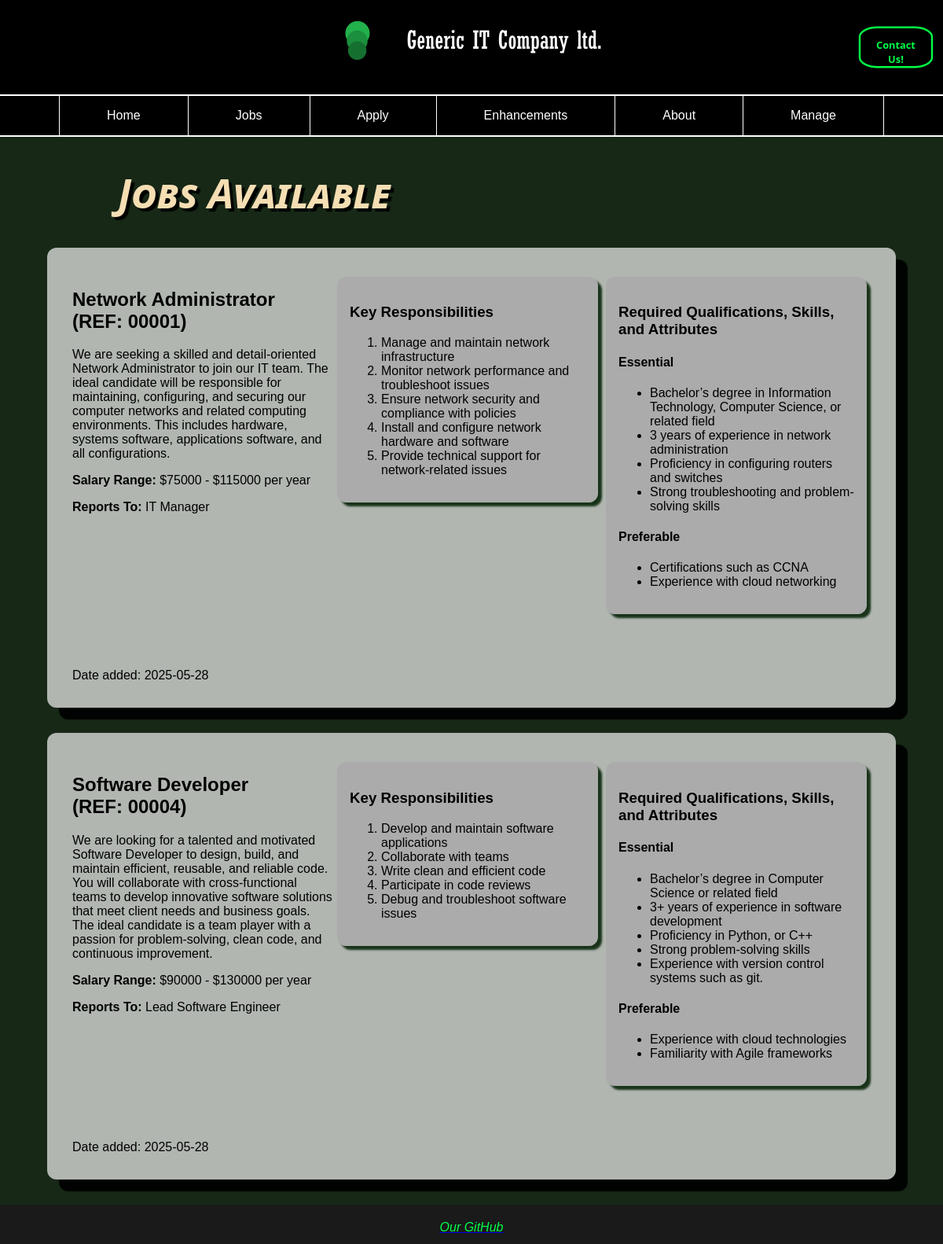
/jobs.php, run on the app's committed database.
### tables this page shows
CREATE TABLE `job_postings` (
  `id` int(11) NOT NULL,
  `title` varchar(30) DEFAULT NULL,
  `description` text DEFAULT NULL,
  `salary_lower` int(11) DEFAULT NULL,
  `salary_upper` int(11) DEFAULT NULL,
  `reports_to` varchar(100) DEFAULT NULL,
  `date_added` date DEFAULT curdate()
);

CREATE TABLE `responsibilities` (
  `id` int(11) NOT NULL,
  `job_id` int(11) NOT NULL,
  `description` text NOT NULL
);

### jobs.php (the view, shortened to what this page needs)
<!DOCTYPE html>
<html lang="en">
<head>
    <link rel="stylesheet" href="./styles/styles.css">
</head>
<body>
    <?php include 'header.inc'; ?>
    <h1 id="JobPostingTitle">Jobs Available</h1>
    <?php
require_once("settings.php");
if ($conn) {
    $query = "SELECT * FROM job_postings";
    $result = mysqli_query($conn, $query);
    if ($result) {
        while ($row = mysqli_fetch_assoc($result)) {
            echo "<section class='jobPosting'>";
            echo "<div class='contentHolder'>";
            echo "<div>";
            echo "<h2>" . $row['title'] . "<br>(REF: " . str_pad($row['id'], 5, '0', STR_PAD_LEFT) . ")</h2>";
            echo "<p>" . $row['description'] . "</p>";
            echo "<p><strong>Salary Range:</strong> $" . $row['salary_lower'] . " - $" . $row['salary_upper'] . " per year</p>";
            echo "<p><strong>Reports To:</strong> " . $row['reports_to'] . "</p>";
            echo "</div>";
            echo "<aside>";
                echo "<h3>Key Responsibilities</h3>";
                $query2 = "SELECT responsibilities.description FROM job_postings INNER JOIN responsibilities ON job_postings.id = responsibilities.job_id WHERE job_postings.id = " . $row['id'];
                $result2 = mysqli_query($conn, $query2);
                echo "<ol>";
                    while ($row2 = mysqli_fetch_assoc($result2)) {
                        echo "<li>" . $row2['description'] . "</li>";
                    }
                echo "</ol>";
            echo "</aside>";
            echo "<aside>";
                echo "<h3>Required Qualifications, Skills, and Attributes</h3>";
                $query2 = "SELECT skills.description FROM job_postings
                INNER JOIN skills ON job_postings.id = skills.job_id
                WHERE job_postings.id = " . $row['id'] . " AND skills.essential = TRUE";
                $result2 = mysqli_query($conn, $query2);
                echo "<h4>Essential</h4>";
                echo "<ul>";
                    while ($row2 = mysqli_fetch_assoc($result2)){
                        echo "<li>" . $row2['description'] . "</li>";
                    }
            echo "</ul>";
            echo "<h4>Preferable</h4>";
            echo "<ul>";
                $query3 = "SELECT skills.description FROM job_postings
                INNER JOIN skills ON job_postings.id = skills.job_id
                WHERE job_postings.id = " . $row['id'] . " AND skills.essential = FALSE";
                $result3 = mysqli_query($conn, $query3);
                while ($row3 = mysqli_fetch_assoc($result3)){
                    echo "<li>" . $row3['description'] . "</li>";
                }
            echo "</ul>";
        echo "</aside>";
        echo '</div>';
        echo "<p class='dateAdded'>Date added: " . $row['date_added'];
    echo "</section>";
        }
    } else {
        echo "<p>There are no jobs to display.</p>";
    }
} else {
    echo "<p>Unable to connect</p>";
}
?>
    <?php include 'footer.inc'; ?>
</body>
</html>

### header.inc
<header>
    <div id="navtop">
        <div id="navtopmiddle">
            <a href="index.php"><img id="logo" src="Images/GenericITCompanyLogo.png" alt="Generic IT Company Logo"></a>
        </div>
        <aside>
            <a href="mailto:info@genericitcompany.com.au" id="contactus"><p>Contact Us!</p></a>
        </aside>
    </div>
    <nav>
        <a id="homebutton" href="index.php"><p>Home</p></a>
        <a href="jobs.php"><p>Jobs</p></a>
        <a id="applybutton" href="apply.php"><p>Apply</p></a>
        <a href="enhancements.php"><p>Enhancements</p></a>
        <a href="about.php"><p>About</p></a>
        <a href="manage.php"><p>Manage</p></a>
    </nav>
</header>

### footer.inc
<footer>
    <a href="https://github.com/105930160/tim_tam_project" target="_blank"><p>Our GitHub</p></a>
</footer>

### styles/styles.css (style rules this page uses)
* { font-family: sans-serif; }
body { margin:0; }
header { background-color: black; }
#navtop { width: 100%; display: grid; grid-template-columns: minmax(0,16.66%) 66.6% 16.66%; }
#navtopmiddle, header aside { min-height: 100%; }
header aside { display: flex; justify-content: right; align-items: center; min-width: 16.66%; height: 120px; grid-column-start: 3; grid-row-start: 1; }
#navtopmiddle { display: flex; justify-content: center; min-width: 66.66%; grid-column-start: 2; grid-row-start: 1; }
#logo { justify-self: center; max-height: 100px; max-width: 400px; }
#contactus { height: 50%; width: 40%; border-radius: 25%; scale:0.8; padding: 0em 1em 0em 1em; border: 0.2em solid #00ff48; text-align: center; text-decoration: none; }
#contactus p { color: #00ff48; font-family: 'Segoe UI',Verdana, sans-serif; font-weight: bold; }
nav { border-top: 2px solid white; border-bottom: 2px solid white; display: flex; justify-content: center; align-content: center; width: 100%; margin-top: 0px; padding-left: 0px;; }
nav a { padding-right: 5%; padding-left: 5%; border-right: 1px solid white; color: white; text-decoration: none; }
#homebutton { border-left: 1px solid white }
footer { background-color: #1a1a1a; font-style: oblique; font-family: sans-serif; text-align: center; margin:0; padding:0; clear:both; min-height: 30px; padding: 15px; padding-bottom: 5px; }
footer a p { color: #00ff48; margin:0; margin-top: 5px; }
body { background-color: #172817; }
.jobPosting { background-color: #e2e2e2c2; margin: 2rem auto; border-radius: 12px; max-width: 90vw; display: flex; flex-direction: column; box-shadow: 15px 15px 1px rgb(0, 3, 1); }
.contentHolder { align-items: flex-start; justify-content: space-around; margin: 2rem; display: flex; }
.jobPosting aside { background-color: #a8a8a8b8; padding: 1rem; margin: 5px; border-radius: 12px; max-width: 25vw; min-width: 25vw; box-shadow: 5px 5px 2.5px #183319; }
#JobPostingTitle { font: italic small-caps bold 52px "Segoe UI", sans-serif; color: wheat; padding-left: 12.5vw; text-shadow: 4px 4px 1px rgb(0, 3, 1); }
.dateAdded { margin: 2rem; }

### data on the page
job_postings: title "Network Administrator", id "00001", description "We are seeking a skilled and detail-oriented Network Administrator to join our IT team. The ideal candidate will be responsible for maintaining, configuring, and securing our computer networks and related computing environments. This includes hardware, systems software, applications software, and all configurations.", salary_lower "75000", salary_upper "115000", reports_to "IT Manager", description "Bachelor’s degree in Information Technology, Computer Science, or related field", description "3 years of experience in network administration", description "Proficiency in configuring routers and switches", description "Strong troubleshooting and problem-solving skills", description "Certifications such as CCNA", description "Experience with cloud networking", date_added "2025-05-28"
responsibilities: description "Manage and maintain network infrastructure"
responsibilities: description "Monitor network performance and troubleshoot issues"
responsibilities: description "Ensure network security and compliance with policies"
responsibilities: description "Install and configure network hardware and software"
responsibilities: description "Provide technical support for network-related issues"
job_postings: title "Software Developer", id "00004", description "We are looking for a talented and motivated Software Developer to design, build, and maintain efficient, reusable, and reliable code. You will collaborate with cross-functional teams to develop innovative software solutions that meet client needs and business goals. The ideal candidate is a team player with a passion for problem-solving, clean code, and continuous improvement.", salary_lower "90000", salary_upper "130000", reports_to "Lead Software Engineer", description "Bachelor’s degree in Computer Science or related field", description "3+ years of experience in software development", description "Proficiency in Python, or C++", description "Strong problem-solving skills", description "Experience with version control systems such as git.", description "Experience with cloud technologies", description "Familiarity with Agile frameworks", date_added "2025-05-28"
responsibilities: description "Develop and maintain software applications"
responsibilities: description "Collaborate with teams"
responsibilities: description "Write clean and efficient code"
responsibilities: description "Participate in code reviews"
responsibilities: description "Debug and troubleshoot software issues"
